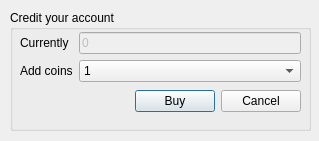
<ui version="4.0" >
 <class>Credit</class>
 <widget class="QDialog" name="Credit" >
  <property name="geometry" >
   <rect>
    <x>0</x>
    <y>0</y>
    <width>319</width>
    <height>141</height>
   </rect>
  </property>
  <property name="windowTitle" >
   <string>Credit</string>
  </property>
  <widget class="QGroupBox" name="groupBox" >
   <property name="geometry" >
    <rect>
     <x>10</x>
     <y>10</y>
     <width>301</width>
     <height>121</height>
    </rect>
   </property>
   <property name="title" >
    <string>Credit your account</string>
   </property>
   <widget class="QWidget" name="verticalLayout" >
    <property name="geometry" >
     <rect>
      <x>10</x>
      <y>20</y>
      <width>281</width>
      <height>84</height>
     </rect>
    </property>
    <layout class="QVBoxLayout" >
     <item>
      <layout class="QGridLayout" >
       <item row="0" column="0" >
        <widget class="QLabel" name="label" >
         <property name="text" >
          <string>Currently</string>
         </property>
        </widget>
       </item>
       <item row="0" column="1" >
        <widget class="QLineEdit" name="currently" >
         <property name="enabled" >
          <bool>false</bool>
         </property>
         <property name="text" >
          <string>0</string>
         </property>
        </widget>
       </item>
       <item row="1" column="0" >
        <widget class="QLabel" name="label_2" >
         <property name="text" >
          <string>Add coins</string>
         </property>
        </widget>
       </item>
       <item row="1" column="1" >
        <widget class="QComboBox" name="coins" >
         <item>
          <property name="text" >
           <string>1</string>
          </property>
         </item>
         <item>
          <property name="text" >
           <string>2</string>
          </property>
         </item>
         <item>
          <property name="text" >
           <string>5</string>
          </property>
         </item>
         <item>
          <property name="text" >
           <string>10</string>
          </property>
         </item>
         <item>
          <property name="text" >
           <string>20</string>
          </property>
         </item>
         <item>
          <property name="text" >
           <string>50</string>
          </property>
         </item>
         <item>
          <property name="text" >
           <string>100</string>
          </property>
         </item>
         <item>
          <property name="text" >
           <string>200</string>
          </property>
         </item>
         <item>
          <property name="text" >
           <string>500</string>
          </property>
         </item>
        </widget>
       </item>
      </layout>
     </item>
     <item>
      <layout class="QHBoxLayout" >
       <item>
        <spacer>
         <property name="orientation" >
          <enum>Qt::Horizontal</enum>
         </property>
         <property name="sizeHint" >
          <size>
           <width>40</width>
           <height>20</height>
          </size>
         </property>
        </spacer>
       </item>
       <item>
        <widget class="QPushButton" name="buy" >
         <property name="text" >
          <string>Buy</string>
         </property>
        </widget>
       </item>
       <item>
        <widget class="QPushButton" name="cancel" >
         <property name="text" >
          <string>Cancel</string>
         </property>
        </widget>
       </item>
      </layout>
     </item>
    </layout>
   </widget>
  </widget>
 </widget>
 <resources/>
 <connections/>
</ui>
